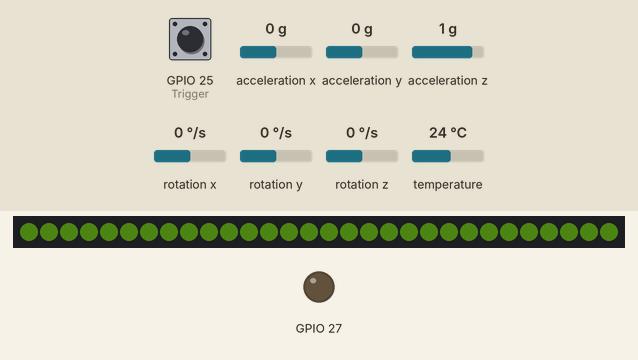
Simulated run of this program. Board: ESP32-S3. On the bench: 30 RGB LEDs in strip order, left to right, output pins drawn as LEDs (lit = HIGH). Dashed ring = blinking. The test bench sets the inputs (shaded band); at power-on: GPIO 25 (Trigger) HIGH, acceleration x 0 g, acceleration y 0 g, acceleration z 1 g, rotation x 0 °/s, rotation y 0 °/s, rotation z 0 °/s, temperature 24 °C. Dim RGB values are drawn brighter than linear; what the program prints to the serial monitor is not drawn.

Above: at 1.2 s.
1.3 s: GPIO 25 (Trigger) pulled LOW for 0.15 s
At 1.56 s:
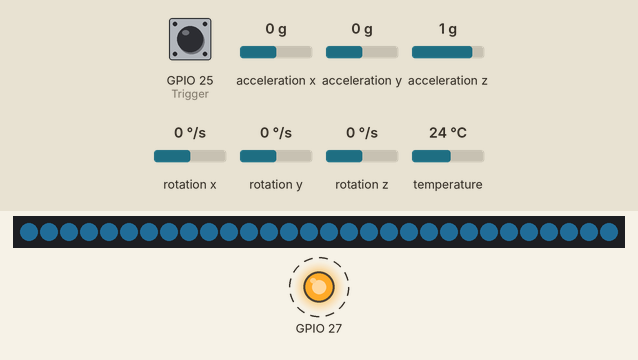
3.1 s: GPIO 25 (Trigger) pulled LOW for 1 s
At 3.9 s:
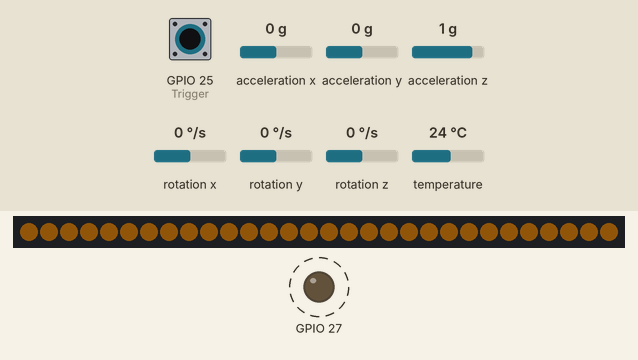
5.6 s: GPIO 25 (Trigger) pulled LOW for 3.2 s
At 7.2 s:
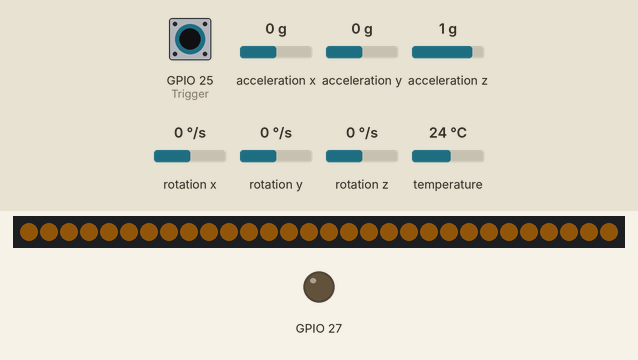
Timing chart, 0 to 10.5 s (numbered marks = the images above; inputs shaded):
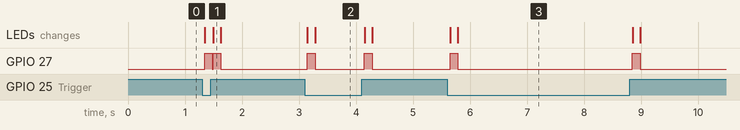

Measured:
- after the input at 1.3 s, GPIO 27: alternates HIGH for 0.13 s and LOW for 0.02 s, 4 changes in all, then stays LOW, starting after 0.05 s; the LEDs: first change after 0.05 s (image 1 shows a later state)
- after the input at 3.1 s, GPIO 27: alternates HIGH for 0.14 s and LOW for 0.87 s, starting after 0.05 s; the LEDs: first change after 0.05 s (image 2 shows a later state)
- after the input at 5.6 s, GPIO 27: alternates HIGH for 0.14 s and LOW for 3.1 s, 4 changes in all, then stays LOW, starting after 0.05 s; the LEDs: first change after 0.05 s (image 3 shows a later state)

The program:

main.cpp
```cpp
#include <Adafruit_MPU6050.h>
#include <Adafruit_NeoPixel.h>
#include <Arduino.h>
#include <Wire.h>

namespace Pins {
constexpr uint8_t Sda = 20;
constexpr uint8_t Scl = 21;
constexpr uint8_t Trigger = 25;
constexpr uint8_t LedRim = 18;
constexpr uint8_t VibrationDriver = 27; // transistor/MOSFET input, never a bare motor
}

namespace Timing {
constexpr uint32_t DebounceMs = 35;
constexpr uint32_t TauntCooldownMs = 2500;
constexpr uint32_t FeedbackMs = 140;
}

namespace Thresholds {
constexpr float TauntAccelerationMs2 = 18.0f;
}

Adafruit_MPU6050 imu;
Adafruit_NeoPixel rim(30, Pins::LedRim, NEO_GRB + NEO_KHZ800);

bool triggerStable = HIGH;
bool triggerReading = HIGH;
uint32_t triggerChangedAt = 0;
uint32_t lastTauntAt = 0;
uint32_t feedbackUntil = 0;
uint32_t sequenceNumber = 0;
bool imuReady = false;

void setRim(uint8_t red, uint8_t green, uint8_t blue) {
  for (uint16_t pixel = 0; pixel < rim.numPixels(); pixel++) {
    rim.setPixelColor(pixel, rim.Color(red, green, blue));
  }
  rim.show();
}

void emitEvent(const char *action, uint32_t now) {
  Serial.printf(
      "{\"v\":1,\"deviceId\":\"guardian-shield-01\",\"role\":\"GUARDIAN\","
      "\"seq\":%lu,\"type\":\"PLAYER_INTENT\",\"action\":\"%s\",\"atMs\":%lu}\n",
      static_cast<unsigned long>(++sequenceNumber), action,
      static_cast<unsigned long>(now));
}

void acknowledge(uint32_t now, uint8_t red, uint8_t green, uint8_t blue) {
  setRim(red, green, blue);
  digitalWrite(Pins::VibrationDriver, HIGH);
  feedbackUntil = now + Timing::FeedbackMs;
}

void updateTrigger(uint32_t now) {
  const bool reading = digitalRead(Pins::Trigger);
  if (reading != triggerReading) {
    triggerReading = reading;
    triggerChangedAt = now;
  }
  if (now - triggerChangedAt < Timing::DebounceMs || reading == triggerStable) return;

  triggerStable = reading;
  if (triggerStable == LOW) {
    emitEvent("BLOCK_START", now);
    acknowledge(now, 145, 82, 4);
  } else {
    emitEvent("BLOCK_END", now);
    acknowledge(now, 20, 70, 95);
  }
}

void updateTaunt(uint32_t now) {
  if (!imuReady || triggerStable == LOW || now - lastTauntAt < Timing::TauntCooldownMs) return;
  sensors_event_t acceleration;
  sensors_event_t gyro;
  sensors_event_t temperature;
  imu.getEvent(&acceleration, &gyro, &temperature);
  const float magnitude = sqrtf(
      acceleration.acceleration.x * acceleration.acceleration.x +
      acceleration.acceleration.y * acceleration.acceleration.y +
      acceleration.acceleration.z * acceleration.acceleration.z);
  if (magnitude < Thresholds::TauntAccelerationMs2) return;

  lastTauntAt = now;
  emitEvent("TAUNT", now);
  acknowledge(now, 150, 25, 18);
}

void setup() {
  Serial.begin(115200);
  pinMode(Pins::Trigger, INPUT_PULLUP);
  pinMode(Pins::VibrationDriver, OUTPUT);
  digitalWrite(Pins::VibrationDriver, LOW);

  rim.begin();
  rim.setBrightness(64);
  setRim(18, 28, 4);

  Wire.begin(Pins::Sda, Pins::Scl);
  imuReady = imu.begin();
  if (imuReady) {
    imu.setAccelerometerRange(MPU6050_RANGE_8_G);
    imu.setGyroRange(MPU6050_RANGE_500_DEG);
    imu.setFilterBandwidth(MPU6050_BAND_21_HZ);
  }

  Serial.printf("ATLAS_PROP_READY v1 guardian-shield-01 imu=%s\n", imuReady ? "ready" : "missing");
}

void loop() {
  const uint32_t now = millis();
  updateTrigger(now);
  updateTaunt(now);

  if (feedbackUntil && now >= feedbackUntil) {
    feedbackUntil = 0;
    digitalWrite(Pins::VibrationDriver, LOW);
    setRim(triggerStable == LOW ? 70 : 18, triggerStable == LOW ? 40 : 28, 4);
  }
  delay(4);
}
```
